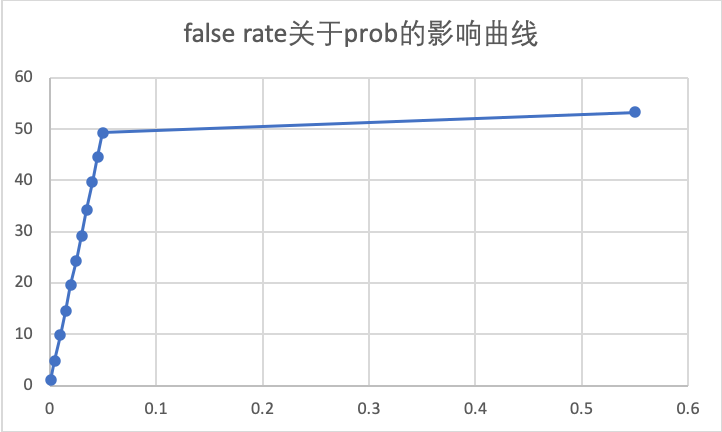
#> input picture SZcup/Problem_B/RG_LSB-master/RG_LSB-master/img4readme/20.png, 722 x 432 px, found by its file name
$ python test.py
#> lines starting #> are read from the running program, lines starting #| are printed output that depends on the picture; pictures that were not available may be replaced by others from this repository, and a replacement may not be noted
import numpy as np
from PIL import Image
import matplotlib.pyplot as plt
from scipy.fftpack import dct, idct


# 加载原始图像和水印图像
def load_images(original_image_path, watermark_image_path):
#> called with original_image_path = '20.png', watermark_image_path = 'watermark.png'
    try:
        original_image = Image.open(original_image_path)
#> original_image is the input picture: PIL image 722x432 RGBA; mean R, G, B, A 248.7, 249.2, 250, 254.6
        watermark_image = Image.open(watermark_image_path)
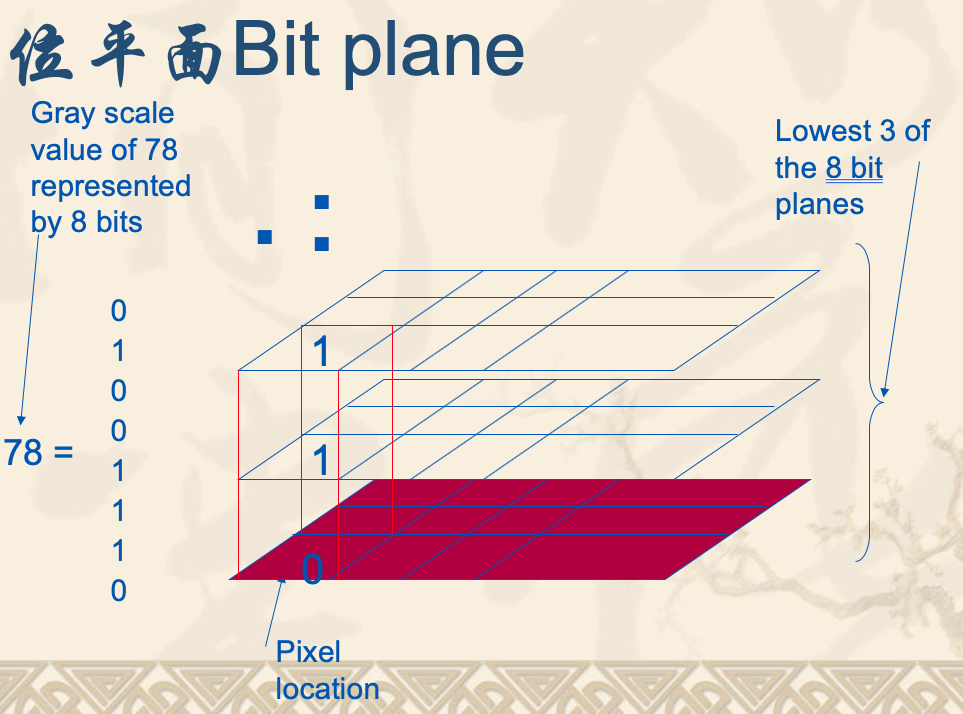
#> input picture SZcup/Problem_B/RG_LSB-master/RG_LSB-master/img4readme/1.png, 963 x 714 px, given in place of watermark.png, which was not available
#> watermark_image is the input picture: PIL image 963x714 RGBA; mean R, G, B, A 230.4, 213.5, 205.9, 255
    except FileNotFoundError:
        print("无法找到图像文件，请检查文件路径是否正确。")
        exit()
    return original_image, watermark_image


# 调整水印图像的大小以匹配原始图像
def resize_watermark(original_image, watermark_image):
    watermark_size = (original_image.size[0] // 8, original_image.size[1] // 8)
#> watermark_size = (90, 54)
    watermark_image = watermark_image.resize(watermark_size).convert('RGB')
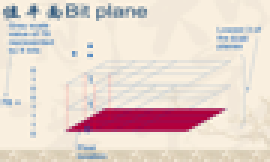
#> watermark_image: PIL image 90x54 RGB (shown 3 times larger); mean R, G, B 230.4, 213.6, 205.9
    return watermark_image

# 将图像转换为numpy数组
def image_to_array(image):
    return np.array(image)


# 对原始图像执行离散余弦变换（DCT）
def perform_dct(original_array):
    height, width, _ = original_array.shape
#> height = 432; width = 722
    dct_blocks = np.empty_like(original_array, dtype=np.float64)
    for i in range(0, height, 8):
        for j in range(0, width, 8):
            dct_blocks[i:i + 8, j:j + 8] = dct(dct(original_array[i:i + 8, j:j + 8], axis=0, norm='ortho'), axis=1,
                                               norm='ortho')
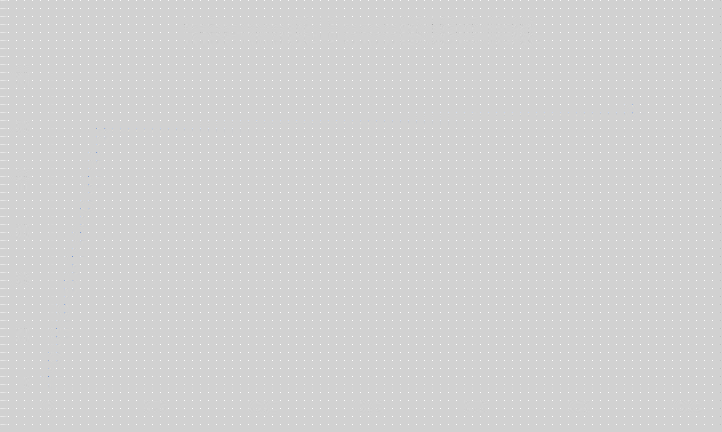
#> dct_blocks: shape (432, 722, 4) float64; mean R, G, B, A 30.9, 31, 31.1, 31.6; transparent parts drawn white
    return dct_blocks


# 将水印嵌入到DCT块中
def embed_watermark(dct_blocks, watermark_array, alpha=0.05):
    dct_blocks_with_watermark = dct_blocks.copy()
#> (the run stopped early here; a loop or call above may not have finished)
